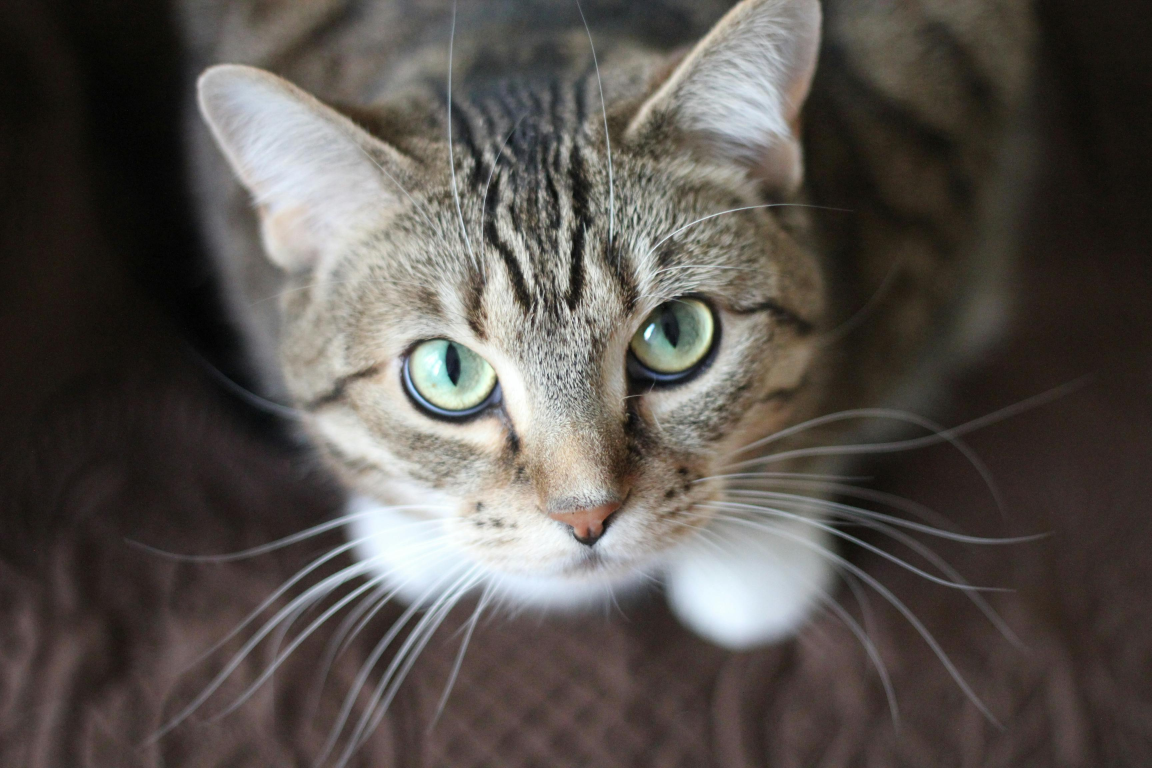
#> input picture cgcg/cat.jpg, 3456 x 2304 px (shown at 1/3 size)
$ jupyter execute trn.ipynb
#> lines starting #> are read from the running program, lines starting #| are printed output that depends on the picture
[cell 1]
import numpy as np
import cv2
from matplotlib import pyplot as plt
import imutils
img1 = cv2.imread("cat.jpg")
#> img1 is the input picture: shape (2304, 3456, 3); mean B, G, R 77.9, 82.3, 87.6

rows, cols, _ = img1.shape
#> rows = 2304; cols = 3456

M = np.float32([[0, 1, 100], [1, 0, 50]])
t_img = cv2.warpAffine(img1, M, (cols, rows))
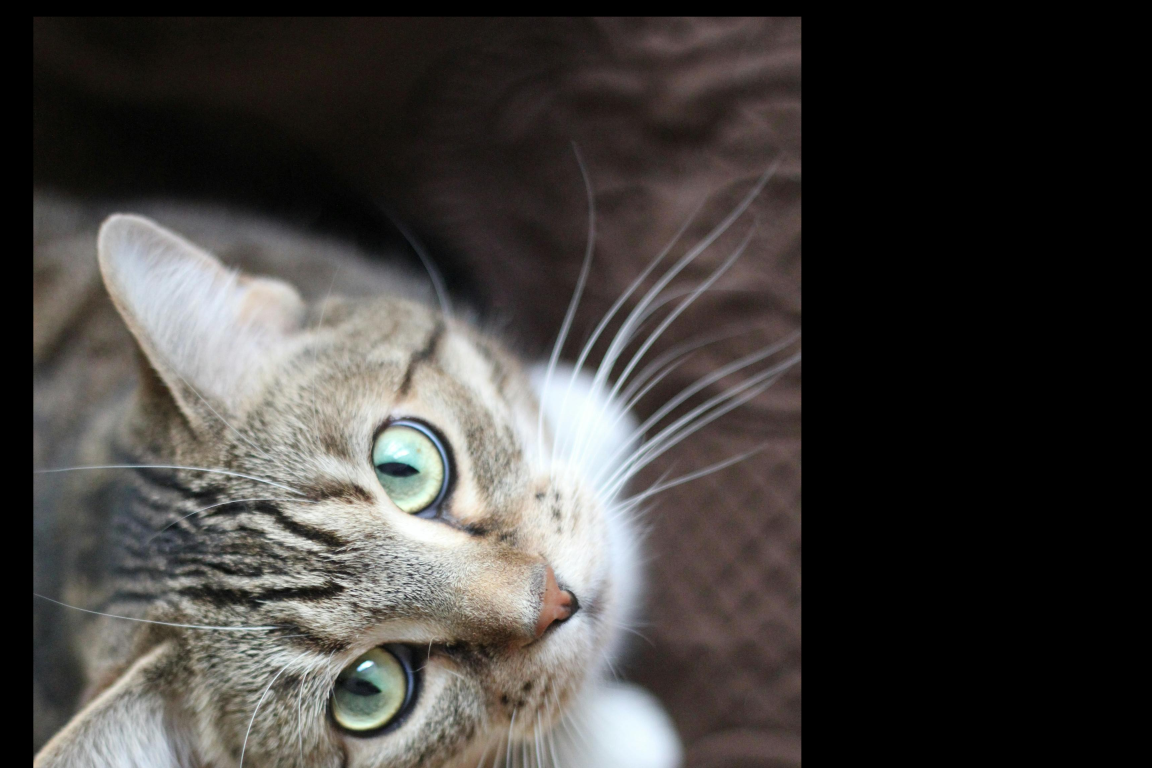
#> t_img: shape (2304, 3456, 3) (shown at 1/3 size); mean B, G, R 61, 63.5, 66.4

h_img = cv2.resize(img1, (0, 0), fx=0.5, fy=0.5)
w_img = cv2.resize(img1, (0, 0), fx=2, fy=2)

angle = 25
scale = 1.0

center = (cols // 2, rows // 2)
#> center = (1728, 1152)

M = cv2.getRotationMatrix2D(center, angle, scale)

r_img = cv2.warpAffine(img1, M, (rows+200,cols+200))
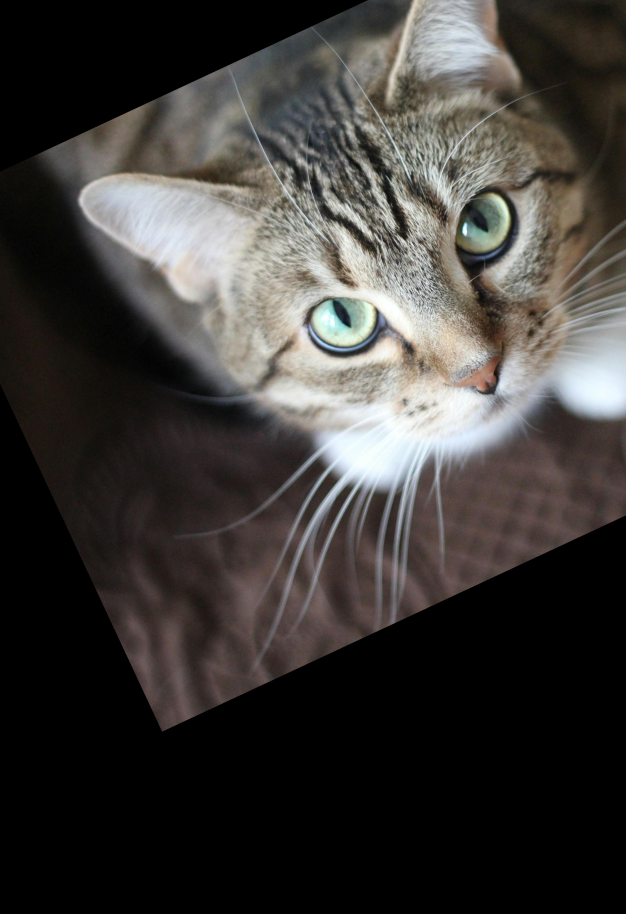
#> r_img: shape (3656, 2504, 3) (shown at 1/4 size); mean B, G, R 56.1, 58.8, 61.6
r2_img = imutils.rotate_bound(img1, 25)
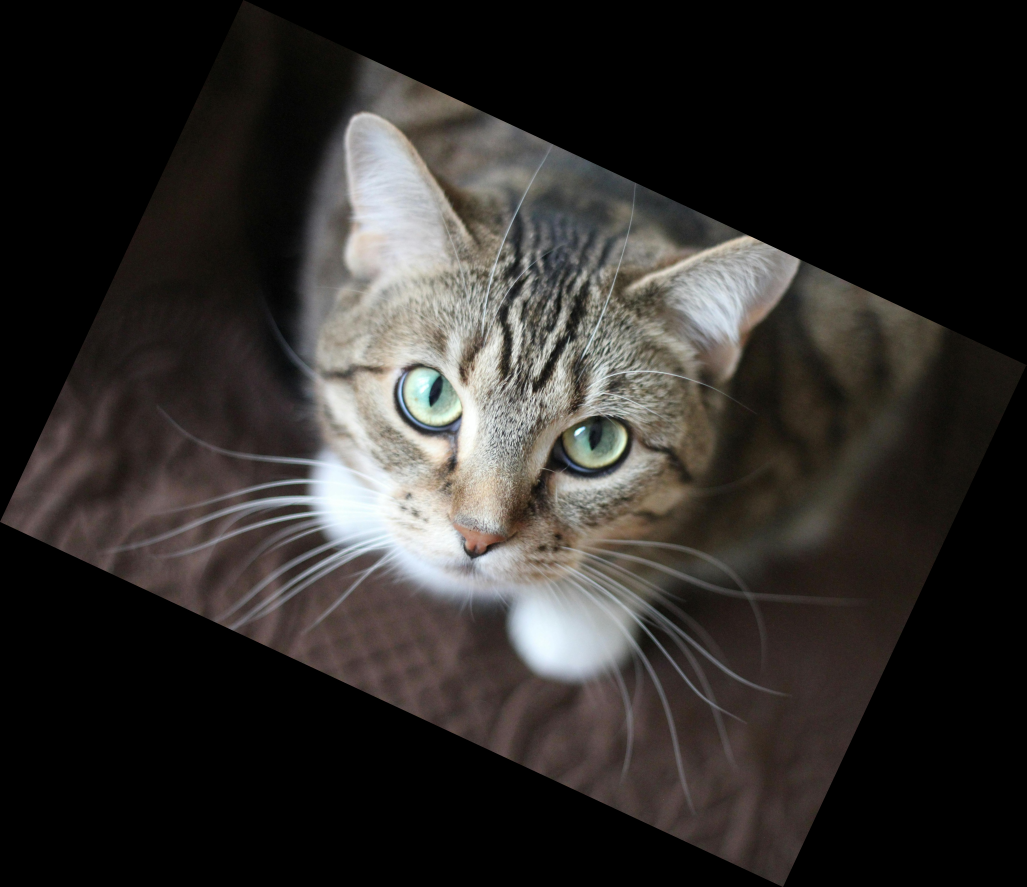
#> r2_img: shape (3548, 4105, 3) (shown at 1/4 size); mean B, G, R 42.6, 45, 47.9
plt.subplot(1, 4, 1)
plt.imshow(cv2.cvtColor(t_img, cv2.COLOR_BGR2RGB))
plt.title('Translated')

plt.subplot(1, 4, 2)
plt.imshow(cv2.cvtColor(h_img, cv2.COLOR_BGR2RGB))
plt.title('Half Size')

plt.subplot(1, 4, 3)
plt.imshow(cv2.cvtColor(w_img, cv2.COLOR_BGR2RGB))
plt.title('Double Size')

plt.subplot(1, 4, 4)
plt.imshow(cv2.cvtColor(r_img, cv2.COLOR_BGR2RGB))
plt.title('Rotated')
plt.subplot(1, 3, 1)
plt.imshow(cv2.cvtColor(r2_img, cv2.COLOR_BGR2RGB))
plt.title('Rotated')
plt.show()
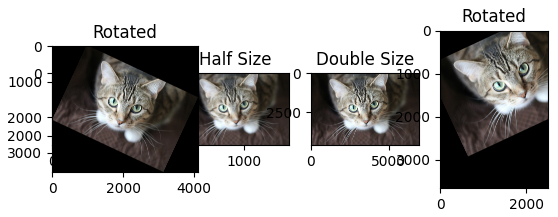
#> figure drawn by matplotlib, 5 panels

$ run again, with cgcg/faces.jpeg copied over cgcg/cat.jpg
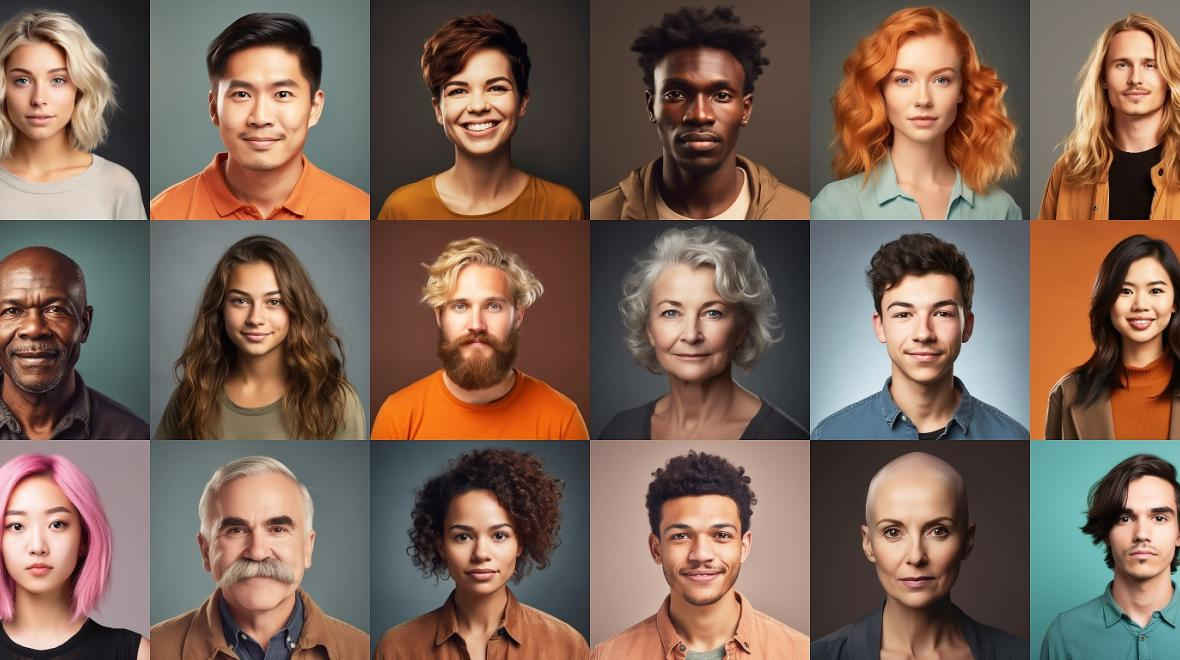
#> input picture cgcg/faces.jpeg, 1180 x 660 px
#> img1 is the input picture: shape (660, 1180, 3); mean B, G, R 86.8, 100.2, 123.9
#> `r_img = cv2.warpAffine(img1, M, (rows+200,cols+200))`:
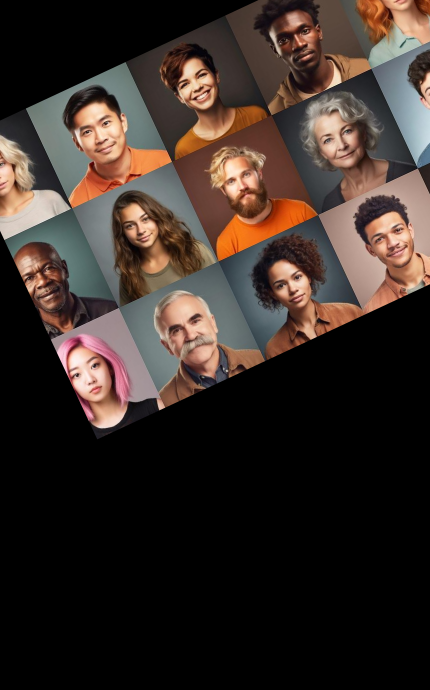
#> r_img: shape (1380, 860, 3) (shown at 1/2 size); mean B, G, R 39.9, 45.5, 56.8
#> `r2_img = imutils.rotate_bound(img1, 25)`:
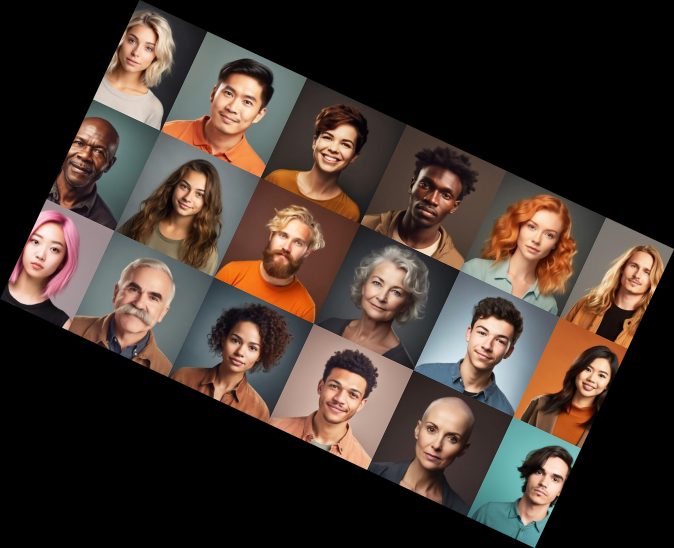
#> r2_img: shape (1096, 1348, 3) (shown at 1/2 size); mean B, G, R 45.8, 52.8, 65.3
